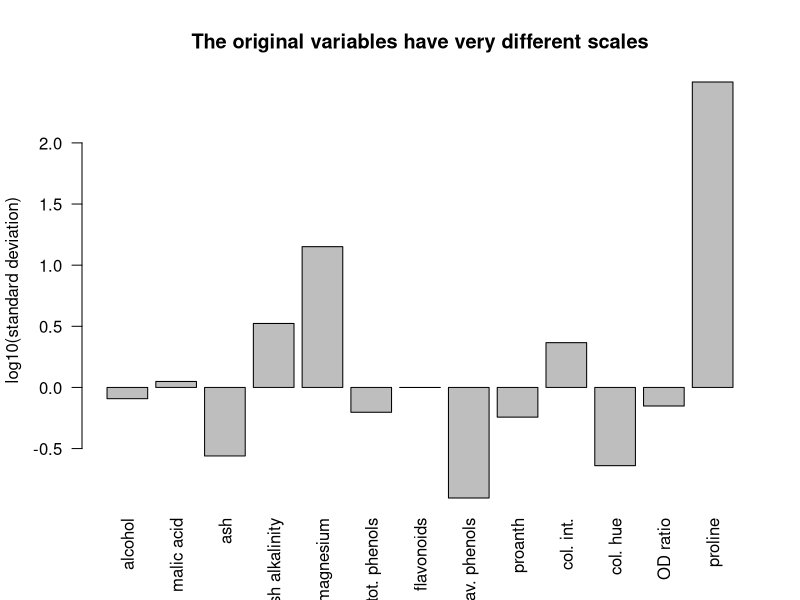
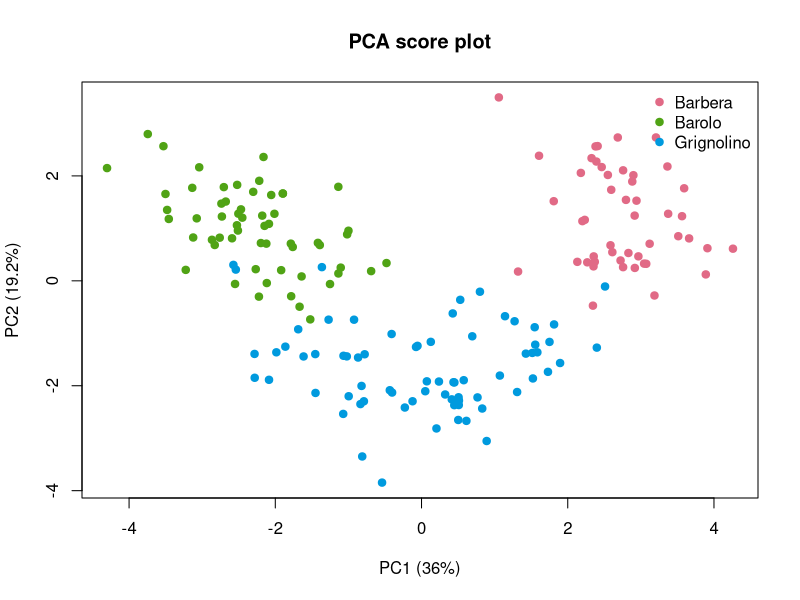
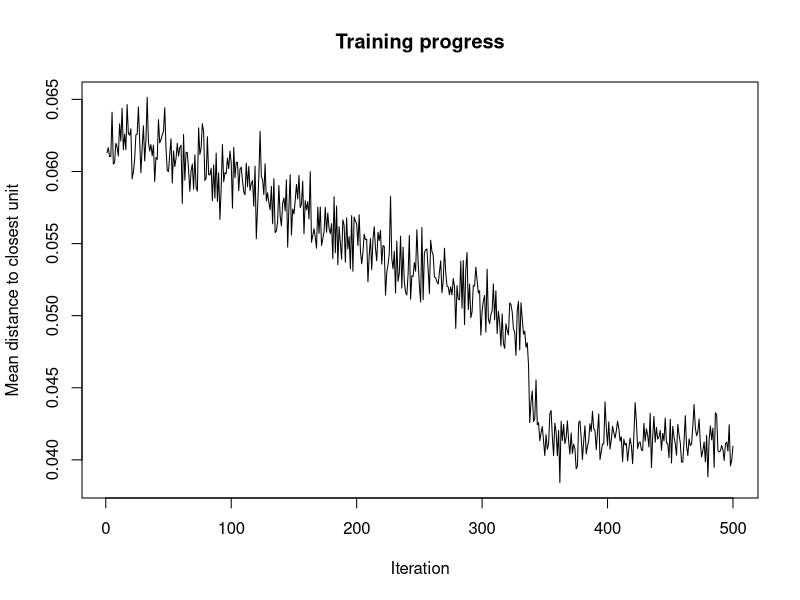
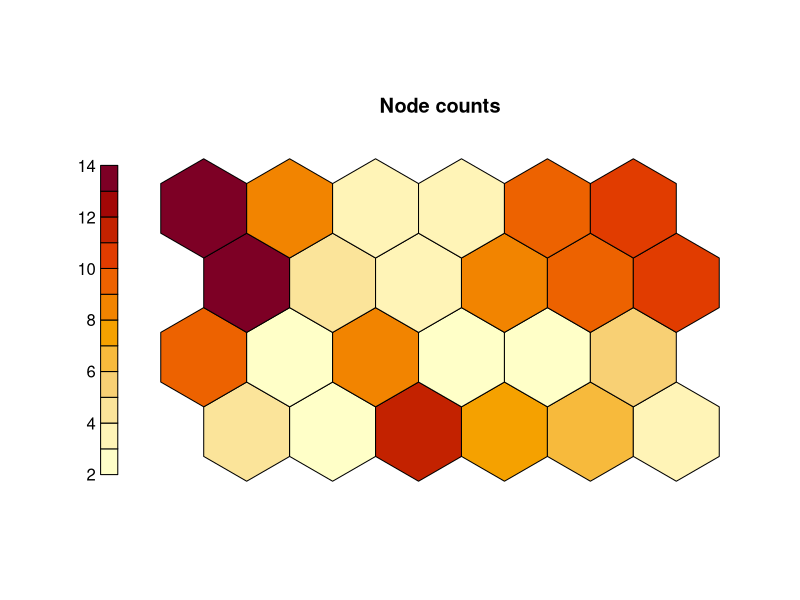
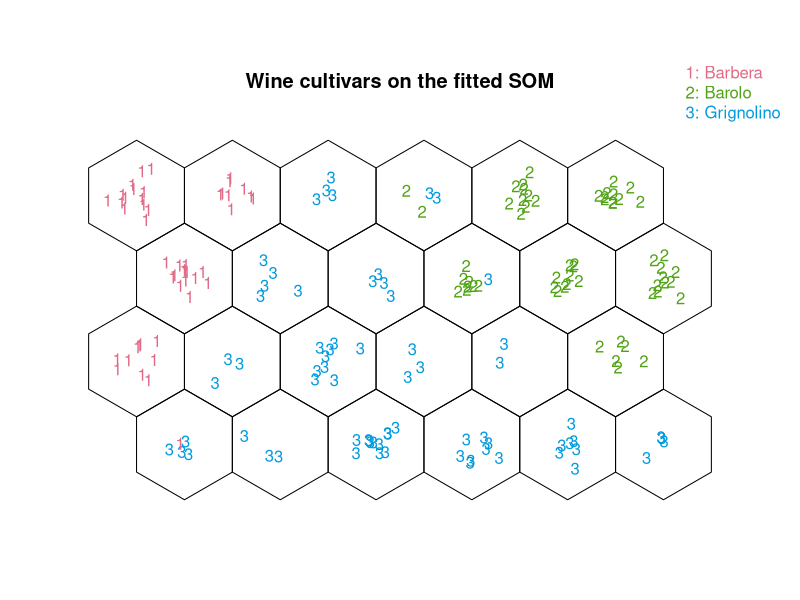
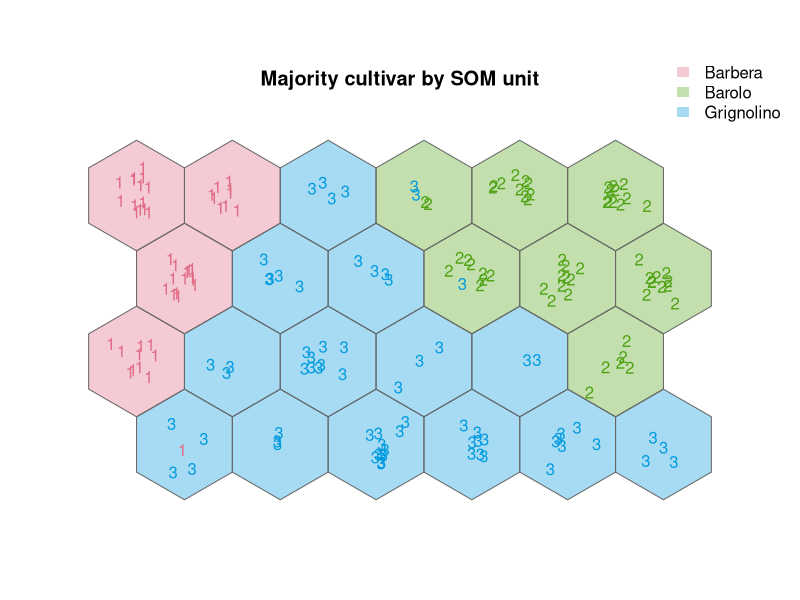
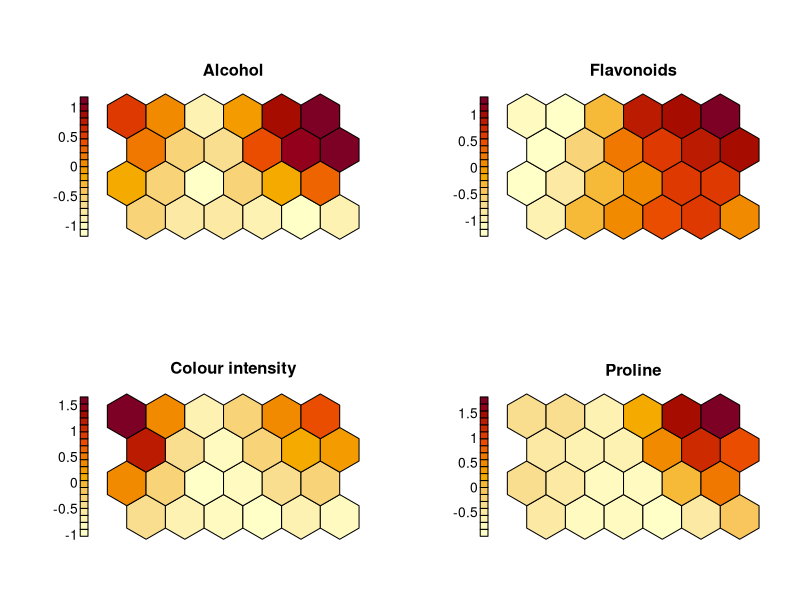
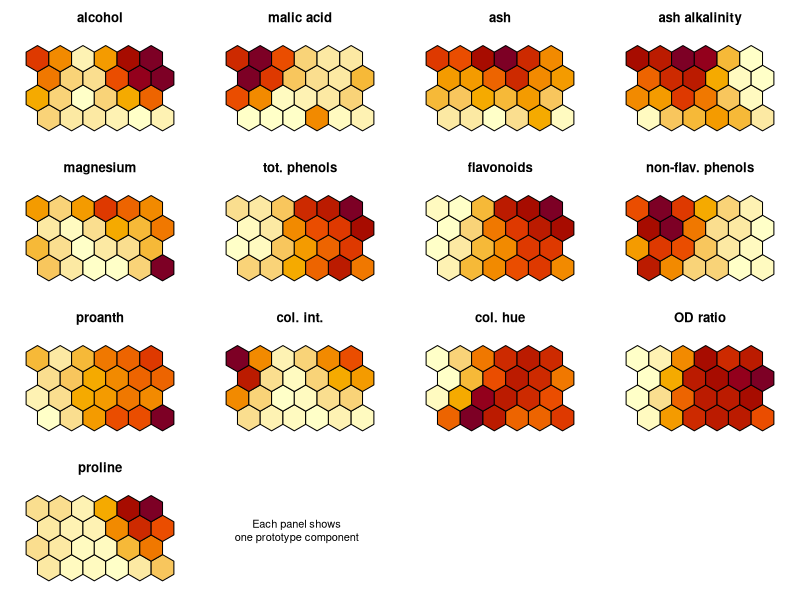

Recreate these plots in R, in order. (Note: this script raises an error after producing the figures.)
## ---- chunk 1
#| label: setup

library(kohonen)

set.seed(5077)

knitr::opts_chunk$set(
  fig.align = "center",
  out.width = "80%"
)

map_palette <- function(n) {
  hcl.colors(n, palette = "YlOrRd", rev = TRUE)
}
## ---- chunk 2
#| label: load-wines-data

data("wines", package = "kohonen")

wine_x <- as.matrix(wines)
wine_class <- factor(vintages)

dim(wine_x)
head(wine_x)
table(wine_class)
## ---- chunk 3
#| label: inspect-wine-variables

wine_summary <- data.frame(
  variable = colnames(wine_x),
  mean = apply(wine_x, 2, mean) |> signif(2),
  standard_deviation = apply(wine_x, 2, sd) |> signif(2),
  minimum = apply(wine_x, 2, min) |> signif(2),
  maximum = apply(wine_x, 2, max) |> signif(2),
  row.names = NULL
)
wine_summary
## ---- chunk 4
#| label: fig-wine-raw-scales
#| fig-cap: "Raw standard deviations of the 13 wine variables, shown on a logarithmic scale."
#| fig-width: 9
#| fig-height: 5

barplot(
  log10(apply(wine_x, 2, sd)),
  names.arg = colnames(wine_x),
  las = 2,
  ylab = "log10(standard deviation)",
  main = "The original variables have very different scales"
)
## ---- chunk 5
#| label: standardise-wine-data

wine_scaled <- scale(
  wine_x,
  center = TRUE,
  scale = TRUE
)

round(
  cbind(
    mean = apply(wine_scaled, 2, mean),
    standard_deviation = apply(wine_scaled, 2, sd)
  ),
  3
)
## ---- chunk 6
#| label: fig-wine-pca
#| fig-cap: "The wines represented by their first two principal component scores."
#| fig-width: 7
#| fig-height: 6

wine_pca <- prcomp(
  wine_scaled,
  center = FALSE,
  scale. = FALSE
)

pca_variance <- 100 *
  wine_pca$sdev^2 /
  sum(wine_pca$sdev^2)

class_colours <- hcl.colors(
  nlevels(wine_class),
  palette = "Dark 3"
)

plot(
  wine_pca$x[, 1],
  wine_pca$x[, 2],
  col = class_colours[as.integer(wine_class)],
  pch = 19,
  xlab = paste0("PC1 (", round(pca_variance[1], 1), "%)"),
  ylab = paste0("PC2 (", round(pca_variance[2], 1), "%)"),
  main = "PCA score plot"
)

legend(
  "topright",
  legend = levels(wine_class),
  col = class_colours,
  pch = 19,
  bty = "n"
)
## ---- chunk 7
#| label: fit-wine-som

wine_grid <- somgrid(
  xdim = 6,
  ydim = 4,
  topo = "hexagonal",
  neighbourhood.fct = "gaussian"
)

set.seed(5077)

wine_som <- som(
  X = wine_scaled,
  grid = wine_grid,
  rlen = 500,
  alpha = c(0.05, 0.01),
  keep.data = TRUE
)

wine_som
summary(wine_som)
## ---- chunk 8
#| label: fig-wine-training-progress
#| fig-cap: "Mean distance to the closest prototype during SOM training."
#| fig-width: 7
#| fig-height: 5

plot(
  wine_som,
  type = "changes",
  main = "Training progress"
)
## ---- chunk 9
#| label: fig-wine-node-counts
#| fig-cap: "Number of wines assigned to each SOM unit."
#| fig-width: 8
#| fig-height: 6

plot(
  wine_som,
  type = "counts",
  shape = "straight",
  palette.name = map_palette,
  main = "Node counts"
)
## ---- chunk 10
#| label: fig-wine-mapping
#| fig-cap: "Wine observations mapped to their BMUs. Cultivar labels are overlaid after unsupervised training."
#| fig-width: 9
#| fig-height: 6

class_number <- as.integer(wine_class)

plot(
  wine_som,
  type = "mapping",
  labels = class_number,
  col = class_colours[class_number],
  shape = "straight",
  main = "Wine cultivars on the fitted SOM",
  keepMargins = TRUE
)

legend(
  "topright",
  legend = paste(
    seq_along(levels(wine_class)),
    levels(wine_class),
    sep = ": "
  ),
  text.col = class_colours,
  bty = "n"
)
## ---- chunk 11
#| label: unit-cultivar-counts

n_units <- nrow(getCodes(wine_som))

unit_class_table <- table(
  unit = factor(
    wine_som$unit.classif,
    levels = seq_len(n_units)
  ),
  cultivar = wine_class
)

unit_class_table
## ---- chunk 12
#| label: fig-wine-majority-cultivar
#| fig-cap: "SOM units coloured by their majority cultivar, with individual wine labels overlaid."
#| fig-width: 9
#| fig-height: 6

majority_class <- apply(
  unit_class_table,
  1,
  function(z) {
    if (sum(z) == 0) {
      return(NA_integer_)
    }

    which.max(z)
  }
)

unit_background <- rep("grey90", n_units)

unit_background[!is.na(majority_class)] <- adjustcolor(
  class_colours[majority_class[!is.na(majority_class)]],
  alpha.f = 0.35
)

plot(
  wine_som,
  type = "mapping",
  labels = class_number,
  col = class_colours[class_number],
  bgcol = unit_background,
  shape = "straight",
  border = "grey40",
  main = "Majority cultivar by SOM unit",
  keepMargins = TRUE
)

legend(
  "topright",
  legend = levels(wine_class),
  fill = adjustcolor(class_colours, alpha.f = 0.35),
  border = NA,
  bty = "n"
)
## ---- chunk 13
#| label: inspect-wine-codes

wine_codes <- getCodes(wine_som)

dim(wine_codes)
head(wine_codes)
## ---- chunk 14
#| label: fig-wine-selected-component-planes
#| fig-cap: "Selected component planes. Each panel shows how one standardised prototype component changes across the SOM."
#| fig-width: 10
#| fig-height: 8

selected_components <- c(
  "Alcohol" = 1,
  "Flavonoids" = 7,
  "Colour intensity" = 10,
  "Proline" = 13
)

old_par <- par(
  mfrow = c(2, 2),
  mar = c(2.5, 2.5, 3, 3)
)

for (component_name in names(selected_components)) {
  j <- selected_components[[component_name]]

  plot(
    wine_som,
    type = "property",
    property = wine_codes[, j],
    shape = "straight",
    palette.name = map_palette,
    main = component_name
  )
}

par(old_par)
## ---- chunk 15
#| label: fig-wine-all-component-planes
#| code-fold: true
#| code-summary: "Show code for all component planes"
#| fig-cap: "Component planes for all 13 wine variables."
#| fig-width: 12
#| fig-height: 12

old_par <- par(
  mfrow = c(4, 4),
  mar = c(1.5, 1.5, 2.3, 2)
)

for (j in seq_len(ncol(wine_codes))) {
  plot(
    wine_som,
    type = "property",
    property = wine_codes[, j],
    shape = "straight",
    palette.name = map_palette,
    main = colnames(wine_codes)[j],
    heatkey = FALSE
  )
}

plot.new()
text(0.5, 0.5, "Each panel shows\none prototype component")

par(old_par)
## ---- chunk 16
#| label: fig-wine-u-matrix
#| fig-cap: "U-matrix for the wine SOM. Larger values indicate sharper changes between neighbouring prototypes."
#| fig-width: 8
#| fig-height: 6

u_values <- plot(
  wine_som,
  type = "dist.neighbours",
  shape = "straight",
  palette.name = map_palette,
  main = "U-matrix: distances to neighbouring prototypes"
)
## ---- chunk 17
#| label: calculate-wine-quantisation-error

wine_distance_to_bmu <- dist2WU(wine_som)

overall_quantisation_error <- mean(wine_distance_to_bmu)

overall_quantisation_error
summary(wine_distance_to_bmu)
## ---- chunk 18
#| label: fig-wine-unit-quality
#| fig-cap: "Mean distance to the BMU prototype among wines assigned to each unit."
#| fig-width: 8
#| fig-height: 6

plot(
  wine_som,
  type = "quality",
  shape = "straight",
  palette.name = map_palette,
  main = "Within-unit representation quality"
)
## ---- chunk 19
#| label: calculate-wine-topographic-error

topographic_error <- function(data, som_model) {
  data <- as.matrix(data)
  codes <- getCodes(som_model)

  squared_distances <- vapply(
    seq_len(nrow(codes)),
    function(j) {
      rowSums(
        sweep(
          data,
          MARGIN = 2,
          STATS = codes[j, ],
          FUN = "-"
        )^2
      )
    },
    numeric(nrow(data))
  )

  nearest_two <- t(
    apply(
      squared_distances,
      1,
      order
    )
  )[, 1:2, drop = FALSE]

  map_distances <- unit.distances(som_model$grid)

  first_second_map_distance <- map_distances[
    cbind(
      nearest_two[, 1],
      nearest_two[, 2]
    )
  ]

  mean(first_second_map_distance > 1 + 1e-8)
}

wine_topographic_error <- topographic_error(
  wine_scaled,
  wine_som
)

wine_topographic_error
## ---- chunk 20
#| label: cluster-wine-prototypes

code_distances <- object.distances(
  wine_som,
  type = "codes"
)

code_hclust <- hclust(
  code_distances,
  method = "ward.D2"
)

unit_cluster <- cutree(
  code_hclust,
  k = 3
)

unit_cluster
## ---- chunk 21
#| label: fig-wine-cluster-boundaries
#| fig-cap: "Hierarchical clusters of the SOM prototypes, displayed as boundaries on the U-matrix."
#| fig-width: 8
#| fig-height: 6

plot(
  wine_som,
  type = "dist.neighbours",
  shape = "straight",
  palette.name = map_palette,
  main = "Post hoc clusters of SOM prototypes"
)

add.cluster.boundaries(
  wine_som,
  clustering = unit_cluster,
  lwd = 4
)
## ---- chunk 22
#| label: compare-clusters-and-cultivars

wine_cluster <- unit_cluster[wine_som$unit.classif]

table(
  SOM_cluster = wine_cluster,
  cultivar = wine_class
)
## ---- chunk 23
#| label: compare-wine-map-sizes
#| code-fold: true
#| code-summary: "Show map-size comparison"

fit_wine_som <- function(xdim, ydim, seed) {
  set.seed(seed)

  som(
    data = wine_scaled,
    grid = somgrid(
      xdim = xdim,
      ydim = ydim,
      topo = "hexagonal",
      neighbourhood.fct = "gaussian"
    ),
    rlen = 500,
    alpha = c(0.05, 0.01),
    keep.data = TRUE
  )
}

map_sizes <- list(
  "4 x 3" = c(4, 3),
  "6 x 4" = c(6, 4),
  "8 x 6" = c(8, 6)
)

map_size_results <- lapply(
  seq_along(map_sizes),
  function(i) {
    dimensions <- map_sizes[[i]]

    fit <- fit_wine_som(
      xdim = dimensions[1],
      ydim = dimensions[2],
      seed = 5077 + i
    )

    data.frame(
      map = names(map_sizes)[i],
      units = prod(dimensions),
      empty_units = sum(
        tabulate(
          fit$unit.classif,
          nbins = prod(dimensions)
        ) == 0
      ),
      quantisation_error = mean(dist2WU(fit)),
      topographic_error = topographic_error(
        wine_scaled,
        fit
      )
    )
  }
)

do.call(
  rbind,
  map_size_results
)
